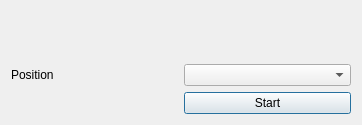
<?xml version="1.0" encoding="UTF-8"?>
<ui version="4.0">
 <class>DialogLaunch</class>
 <widget class="QDialog" name="DialogLaunch">
  <property name="geometry">
   <rect>
    <x>0</x>
    <y>0</y>
    <width>362</width>
    <height>125</height>
   </rect>
  </property>
  <property name="windowTitle">
   <string>agtv - launcher</string>
  </property>
  <property name="windowIcon">
   <iconset resource="agtv.qrc">
    <normaloff>:/images/agtv_32.png</normaloff>:/images/agtv_32.png</iconset>
  </property>
  <layout class="QGridLayout" name="gridLayout">
   <item row="2" column="1">
    <widget class="QPushButton" name="pushButtonStart">
     <property name="text">
      <string>Start</string>
     </property>
    </widget>
   </item>
   <item row="1" column="1">
    <widget class="QComboBox" name="comboBoxPosSelect"/>
   </item>
   <item row="1" column="0">
    <widget class="QLabel" name="labelPos">
     <property name="text">
      <string>Position</string>
     </property>
    </widget>
   </item>
   <item row="0" column="0" colspan="2">
    <widget class="QLabel" name="labelStream">
     <property name="font">
      <font>
       <pointsize>9</pointsize>
       <weight>75</weight>
       <bold>true</bold>
      </font>
     </property>
     <property name="text">
      <string/>
     </property>
     <property name="alignment">
      <set>Qt::AlignCenter</set>
     </property>
    </widget>
   </item>
  </layout>
 </widget>
 <resources>
  <include location="agtv.qrc"/>
 </resources>
 <connections/>
</ui>
